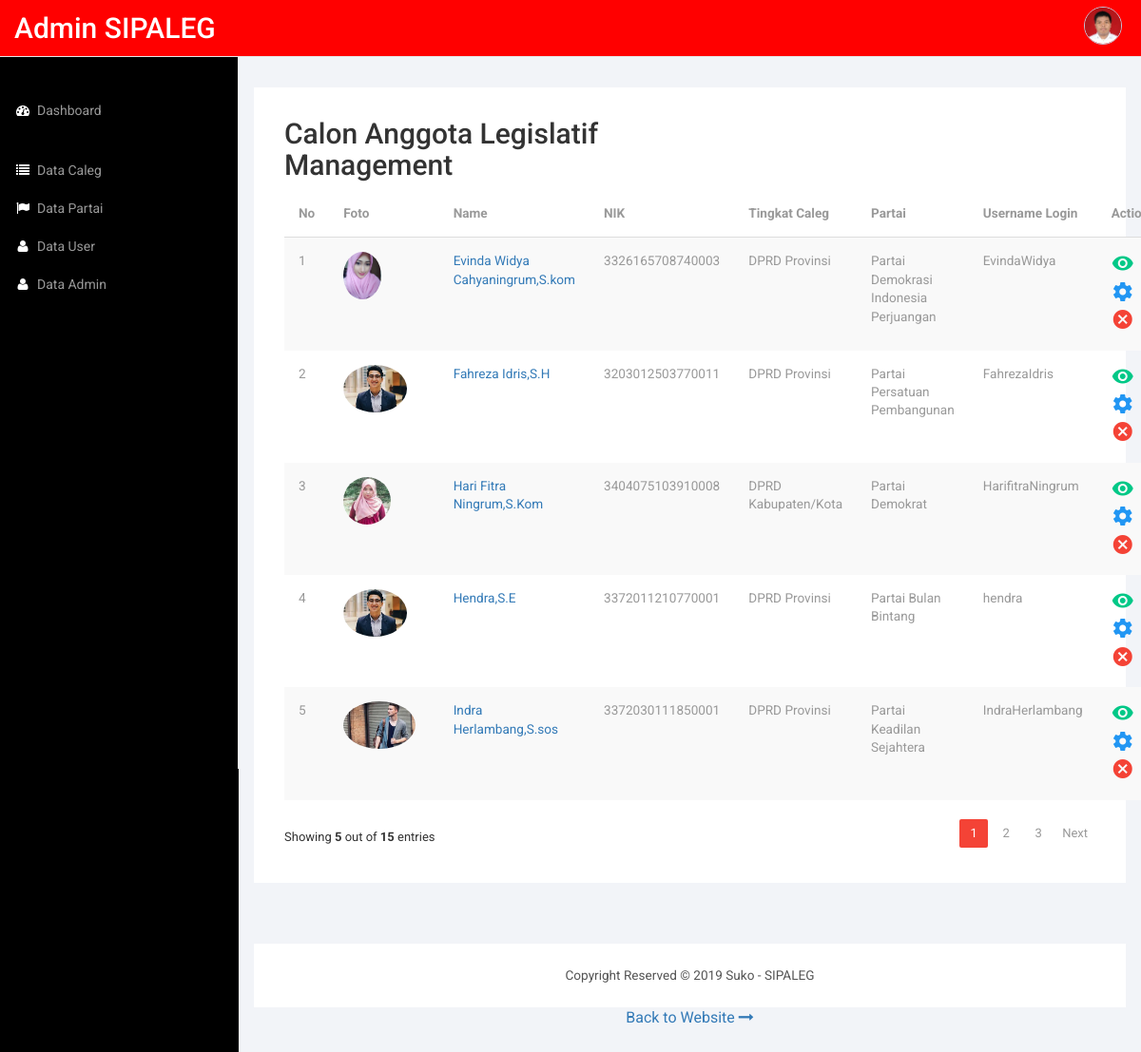
/admin/data_caleg.php (signed in), run on the app's committed database.
### tables this page shows
CREATE TABLE `tb_data_caleg` (
  `username` varchar(255) NOT NULL,
  `tanggal_daftar` varchar(255) NOT NULL,
  `id` int(11) NOT NULL,
  `nik` char(16) NOT NULL,
  `nama` varchar(255) NOT NULL,
  `id_partai` int(11) NOT NULL,
  `id_jbt_partai` char(2) NOT NULL,
  `tempat_lahir` varchar(255) NOT NULL,
  `tanggal_lahir` date DEFAULT NULL,
  `id_gender` char(1) NOT NULL,
  `id_agama` char(1) NOT NULL,
  `id_pend` char(1) NOT NULL,
  `pekerjaan` varchar(255) DEFAULT NULL,
  `bidang_pend` varchar(255) NOT NULL,
  `id_kelurahan` char(10) NOT NULL,
  `alamat_ktp` varchar(255) DEFAULT NULL,
  `alamat_tinggal` varchar(255) DEFAULT NULL,
  `telepon` varchar(15) DEFAULT NULL,
  `email` varchar(255) DEFAULT NULL,
  `facebook` varchar(255) DEFAULT NULL,
  `twitter` varchar(255) DEFAULT NULL,
  `instagram` varchar(255) DEFAULT NULL,
  `tingkat_caleg` char(1) DEFAULT NULL,
  `tempat_caleg` varchar(255) DEFAULT NULL,
  `daerah_pilih` varchar(255) NOT NULL,
  `visi` varchar(500) NOT NULL,
  `misi` varchar(1000) NOT NULL,
  `foto` varchar(255) DEFAULT NULL,
  `foto_ktp` varchar(255) NOT NULL,
  `foto_tulisan` varchar(255) NOT NULL
);

CREATE TABLE `tb_tingkat_caleg` (
  `id_tingkat` char(1) NOT NULL,
  `nama_tingkat` varchar(255) NOT NULL
);

CREATE TABLE `tb_partai` (
  `id` int(11) NOT NULL,
  `nama_partai` varchar(40) DEFAULT NULL,
  `foto_partai` varchar(255) DEFAULT NULL
);

### admin/data_caleg.php (the view, shortened to what this page needs)
<?php
  require '../functions.php';
  $uname = $_SESSION['usernameAdmin'];
  $admin = mysqli_fetch_assoc(mysqli_query($conn, "SELECT * FROM tb_admin WHERE username='$uname'"));
  $jumlahCALEG = mysqli_num_rows(mysqli_query($conn, "SELECT * FROM tb_data_caleg"));
  $calegs = mysqli_query($conn, "SELECT * FROM tb_data_caleg");
  $dataCalegs = getData($calegs);
  $dataPerPage = 5;
  if (isset($_GET)){
    if (empty($_GET['page'])) {
      $page = 1;
    }
    else {
      $page = $_GET['page'];
    }
  }
  $awalPage = ($page-1)*$dataPerPage;
  $jumlahPage = ceil($jumlahCALEG/$dataPerPage);
  $akhirPage = $page*$dataPerPage;
?>
<!DOCTYPE HTML>
<html>
<head>
<link href="css/bootstrap.min.css" rel='stylesheet' type='text/css' />
<link href="css/style.css" rel='stylesheet' type='text/css' />
<link href="css/font-awesome.css" rel="stylesheet">
</head>
<body>
<div id="wrapper">
     <nav class="top1 navbar navbar-default navbar-static-top" role="navigation" style="margin-bottom: 0; background-color: red; height: 60px;">
      <div class="navbar-header" style="margin-top: 5px;">
        <a class="navbar-brand" href="index.html">Admin SIPALEG</a>
      </div>
      <ul class="nav navbar-nav navbar-right">
        <li class="dropdown">
          <a href="#" class="dropdown-toggle avatar" data-toggle="dropdown"><img src="../assets/img/admin/<?= $admin['foto_admin'] ?>"></a>
        </li>
      </ul>
      <div class="navbar-default sidebar" role="navigation" style="top: 60px;">
        <div class="sidebar-nav navbar-collapse" style="margin-top: -15px;">
          <ul class="nav" id="side-menu">
            <li>
              <a href="index"><i class="fa fa-dashboard fa-fw nav_icon"></i>Dashboard</a>
            </li>
            <li>
              <br>
            </li>
            <li>
              <a href="data_caleg"><i class="fa fa-list fa-fw nav_icon"></i>Data Caleg</a>
            </li>
            <li>
              <a href="partai"><i class="fa fa-flag fa-fw nav_icon"></i>Data Partai</a>
            </li>
            <li>
              <a href="data_user"><i class="fa fa-user fa-fw nav_icon"></i>Data User</a>
            </li>
            <li>
              <a href="data_admin"><i class="fa fa-user fa-fw nav_icon"></i>Data Admin</a>
            </li>
          </ul>
        </div>
      </div>
    </nav>
        <div id="page-wrapper">
        <div class="col-md-12 graphs">
	   <div class="xs">
	     <div class="bs-example4" data-example-id="contextual-table">
	       <div class="table-wrapper">
	         <div class="table-title">
	           <div class="row">
	             <div class="col-sm-5">
                 <h2>Calon Anggota Legislatif Management</h2>
               </div>
             </div>
	         </div>
	         <table class="table table-striped table-hover">
	           <thead>
	             <tr>
	               <th>No</th>
	               <th>Foto</th>
	               <th>Name</th>
	               <th>NIK</th>
	               <th>Tingkat Caleg</th>
	               <th>Partai</th>
	               <th>Username Login</th>
	               <th>Action</th>
	             </tr>
	           </thead>
	           <tbody>
	             <?php for ($i=$awalPage; $i < $akhirPage ; $i++) :?>
	             <tr>
                 <?php $caleg = $dataCalegs[$i]; ?>
	               <td><?= $i+1 ?></td>
	               <td>
                   <img style="max-height: 50px;" src="../assets/img/caleg/<?= $caleg['foto'] ?>" class="avatar"
	                   alt="Avatar+<?= $i ?>">
	               </td>
                  <td><a href="view_caleg?caleg=<?= $caleg['id'] ?>"><?= $caleg['nama'] ?></a></td>
	               <td><?= $caleg['nik'] ?></td>
	               <?php
                    $idTingkat = $caleg['tingkat_caleg'];
                    $namaTingkat = mysqli_fetch_assoc(mysqli_query($conn, "SELECT * FROM tb_tingkat_caleg WHERE id_tingkat='$idTingkat'"))['nama_tingkat'];
                  ?>
                 <td><?= $namaTingkat ?></td>
                <?php
                  $idPartai = $caleg['id_partai'];
                  $namaPartai = mysqli_fetch_assoc(mysqli_query($conn, "SELECT * FROM tb_partai WHERE id='$idPartai'"))['nama_partai'];
                ?>
	               <td><?= $namaPartai ?></td>
	               <td><?= $caleg['username'] ?></td>
	               <td>
                   <a href="view_caleg?caleg=<?= $caleg['id'] ?>" class="settings" title="View"><i
                  class="material-icons" style="color: rgb(0, 200, 135)">remove_red_eye</i></a>
	                 <a href="edit_data?caleg=<?= $caleg['id'] ?>" class="settings" title="Edit"><i
                  class="material-icons">&#xE8B8;</i></a>
	                 <a href="delete_data?caleg=<?= $caleg['id'] ?>" class="delete" title="Delete" data-toggle="tooltip">
	                   <i class="material-icons">&#xE5C9;</i>
	                 </a>
	               </td>
	             </tr>
	             <?php endfor; ?>
	           </tbody>
           </table>
           <div class="clearfix">
              <div class="hint-text">Showing <b><?= $akhirPage-$dataPerPage*($page-1) ?></b> out of <b><?= $jumlahCALEG ?></b> entries</div>
              <ul class="pagination">
                <?php for ($i=1; $i <= $jumlahPage; $i++) : ?>
                <?php if ($page == $i) :?>
                <li class="page-item"><a  style="background: #F44336; color: white;" href="?page=<?= $i ?>" class="page-link"><?= $i ?></a></li>
                <?php else : ?>
                <li class="page-item"><a href="?page=<?= $i ?>" class="page-link"><?= $i ?></a></li>
                <?php endif; endfor; ?>
                <?php if ($page != $jumlahPage) : ?>
                <li class="page-item"><a href="?page=<?= $page+1 ?>" class="page-link">Next</a></li>
                <?php endif; ?>
              </ul>
            </div>
         </div>
       </div>
	   </div>
     <div class="copy_layout">
      <p>Copyright Reserved © 2019 Suko - SIPALEG</p>
  </div>
  <div class="text-center w-full">
        <a class="txt1" href="../">
          Back to Website
          <i class="fa fa-long-arrow-right"></i>
        </a>
  </div>
   </div>
      </div>
   </div>
<link href="css/custom.css" rel="stylesheet">
</body>
</html>

### admin/css/style.css (style rules this page uses)
h4, h5, h6, h1, h2, h3 { margin-top: 0; }
ul, ol { margin: 0; }
p { margin: 0; }
html, body { font-family: 'Roboto', sans-serif; font-size: 100%; background:#000; overflow-x: hidden; }
body a { transition:0.5s all; -webkit-transition:0.5s all; -moz-transition:0.5s all; -o-transition:0.5s all; -ms-transition:0.5s all; }
.navbar .navbar-nav li a { padding: 0 10px; line-height: 56px; position: relative; }
.navbar .navbar-nav li .dropdown-toggle.avatar img { height: 40px; -webkit-border-radius: 50em; -moz-border-radius: 50em; border-radius: 50em; border: 1px solid #c0cadd; margin-top: -4px; }
.navbar-default.sidebar { background-color: #000; font-family: 'Roboto', sans-serif; }
nav.top1.navbar.navbar-default.navbar-static-top { background-color:rgb(6, 217, 149); font-family: 'Roboto', sans-serif; }
.navbar-default .navbar-brand { color: #fff !important; font-size: 30px; font-weight: 500; }
.navbar-right { margin-right: 10px !important; }
.navbar-right li { display:inline-block; }
i.nav_icon { color: #fff; margin-right:6px; }
.sidebar ul li a { color: #999; font-size:14px; }
ul.nav.navbar-nav.navbar-right { height: 51px; }
.sidebar-nav.navbar-collapse { margin: 2em 0 0 0; }
.copy p, .copy_layout p { font-size:0.85em; color:#555; }
.graphs { padding: 2em 1em; background: #f2f4f8; font-family: 'Roboto', sans-serif; }
.bs-example4 { background: #fff; padding: 2em; }
.table > thead > tr > th, .table > tbody > tr > th, .table > tfoot > tr > th, .table > thead > tr > td, .table > tbody > tr > td, .table > tfoot > tr > td { border-top: none !important; }
.table > thead > tr > th, .table > tbody > tr > th, .table > tfoot > tr > th, .table > thead > tr > td, .table > tbody > tr > td, .table > tfoot > tr > td { font-size: 0.85em; color: #999; }
.table td, .table>tbody>tr>td, .table>tbody>tr>th, .table>tfoot>tr>td, .table>tfoot>tr>th, .table>thead>tr>td, .table>thead>tr>th { padding:15px !important; }
.table > thead > tr > th { border-bottom: 1px solid #ddd !important; }
.copy_layout { padding:1.5em 0; background:#fff; text-align:center; margin: 4em 0 0em 0; }

### admin/css/custom.css (style rules this page uses)
#wrapper { width: 100%; }
#page-wrapper { min-height: 568px; background-color: #fff; }
@media (min-width:768px) { #page-wrapper { position: inherit; margin: 0 0 0 250px; border-left: 1px solid #e7e7e7; } }
.sidebar .sidebar-nav.navbar-collapse { padding-right: 0; padding-left: 0; }
@media (min-width:768px) { .sidebar { z-index: 1; position: absolute; width: 250px; margin-top: 51px; } }

### admin/data_caleg.php (style rules this page uses)
table.table .avatar { border-radius: 50%; vertical-align: middle; margin-right: 10px; }
table.table td a.settings { color: #2196F3; }
table.table td a.delete { color: #F44336; }
.pagination { float: right; margin: 0 0 5px; }
.pagination li a { border: none; font-size: 13px; min-width: 30px; min-height: 30px; color: #999; margin: 0 2px; line-height: 30px; border-radius: 2px !important; text-align: center; padding: 0 6px; }
.hint-text { float: left; margin-top: 10px; font-size: 13px; }

### data on the page
tb_data_caleg: foto (picture), nama "Evinda Widya Cahyaningrum,S.kom", nik "3326165708740003", tingkat_caleg.nama_tingkat "DPRD Provinsi", id_partai.nama_partai "Partai Demokrasi Indonesia Perjuangan", username "EvindaWidya"
tb_data_caleg: foto (picture), nama "Fahreza Idris,S.H", nik "3203012503770011", tingkat_caleg.nama_tingkat "DPRD Provinsi", id_partai.nama_partai "Partai Persatuan Pembangunan", username "FahrezaIdris"
tb_data_caleg: foto (picture), nama "Hari Fitra Ningrum,S.Kom", nik "3404075103910008", tingkat_caleg.nama_tingkat "DPRD Kabupaten/Kota", id_partai.nama_partai "Partai Demokrat", username "HarifitraNingrum"
tb_data_caleg: foto (picture), nama "Hendra,S.E", nik "3372011210770001", tingkat_caleg.nama_tingkat "DPRD Provinsi", id_partai.nama_partai "Partai Bulan Bintang", username "hendra"
tb_data_caleg: foto (picture), nama "Indra Herlambang,S.sos", nik "3372030111850001", tingkat_caleg.nama_tingkat "DPRD Provinsi", id_partai.nama_partai "Partai Keadilan Sejahtera", username "IndraHerlambang"

### other printed values
$akhirPage-$dataPerPage*($page-1) "5"
$jumlahCALEG "15"
